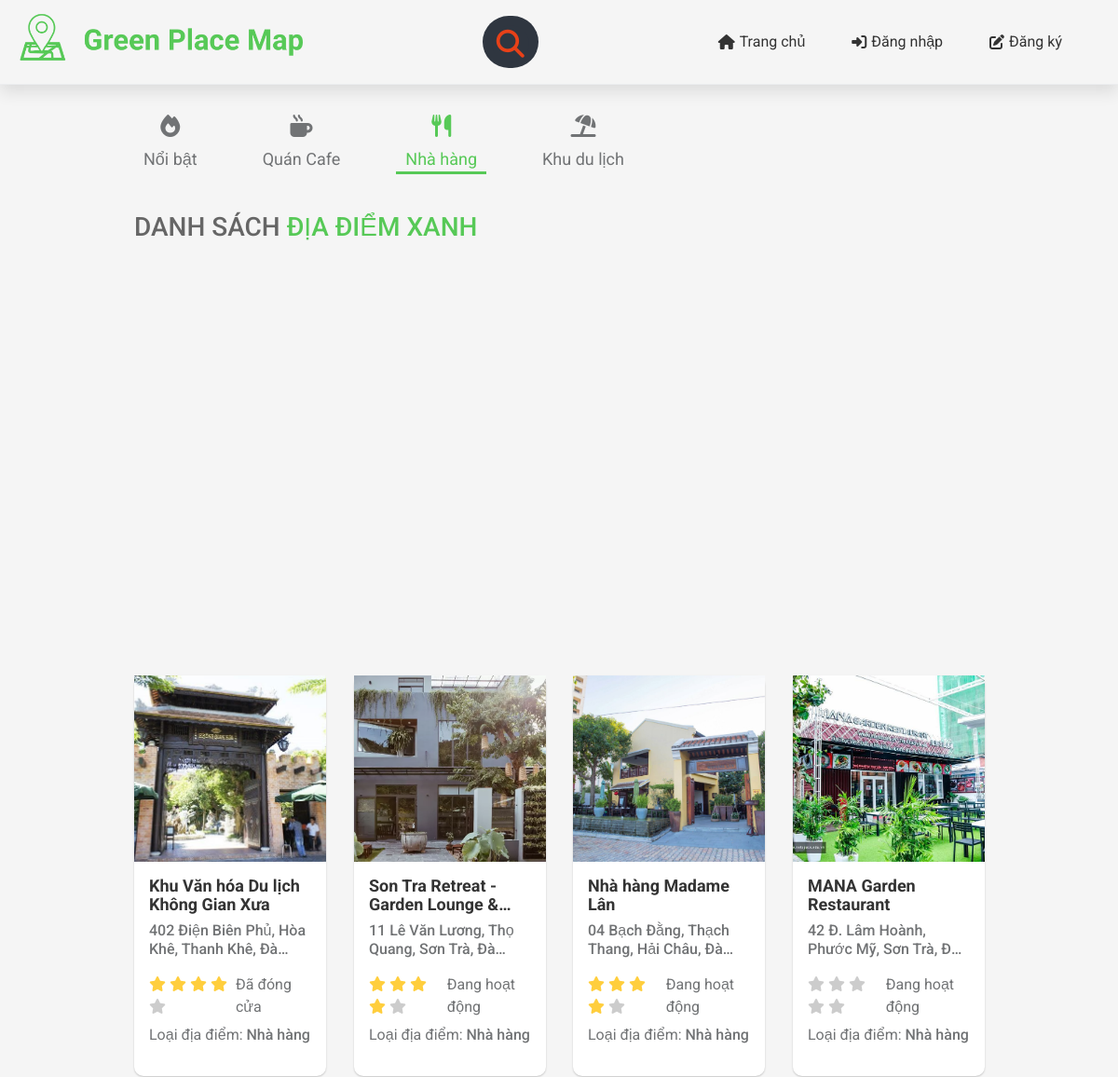
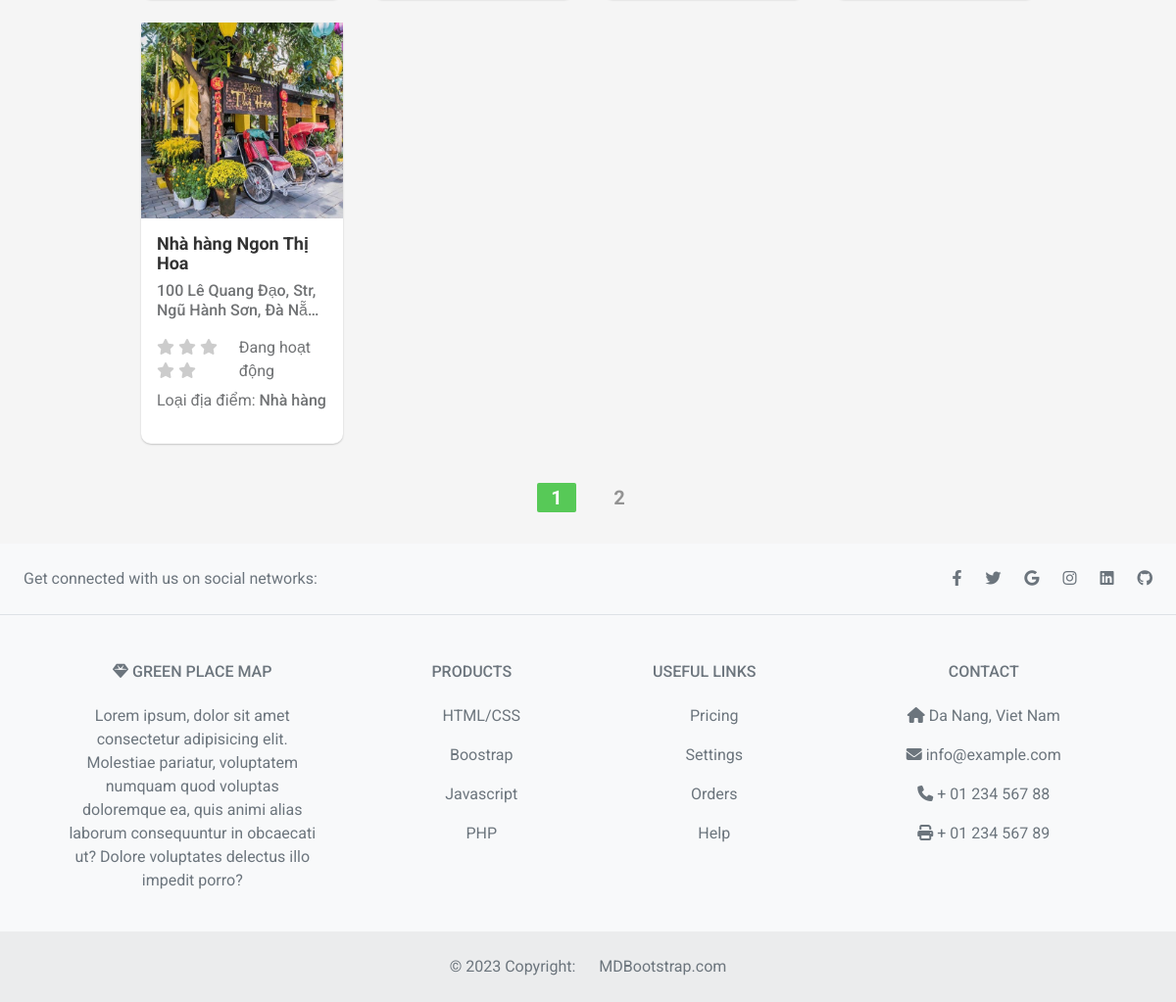
Page /index.php?action=diadiemxanh&query=restaurant on the committed database (2 pictures, top to bottom).
### tables this page shows
CREATE TABLE `places` (
  `id_place` int(11) NOT NULL,
  `placeName` varchar(255) NOT NULL,
  `lat` varchar(20) NOT NULL,
  `lng` varchar(20) NOT NULL,
  `address` varchar(1000) NOT NULL,
  `image` varchar(50) NOT NULL,
  `description` varchar(1000) NOT NULL,
  `status` int(11) NOT NULL,
  `star` float NOT NULL,
  `id_place_type` int(11) NOT NULL,
  `id_user` int(11) NOT NULL
);

CREATE TABLE `place_types` (
  `id_place_type` int(11) NOT NULL,
  `type` varchar(255) NOT NULL
);

### pages/main/places-restaurant.php (the view, shortened to what this page needs)
<?php
if (isset($_GET['trang'])) {
    $page = $_GET['trang'];
} else {
    $page = 1;
}
if ($page == '' || $page == 1) {
    $begin = 0;
} else {
    $begin = ($page * 20) - 20;
}
$sql_places = "SELECT * FROM places,place_types WHERE places.id_place_type=place_types.id_place_type AND places.id_place_type=2 ORDER BY places.star DESC LIMIT $begin,20";
$query_places = mysqli_query($mysqli, $sql_places);
?>
<section>
    <div class="category">
        <ul class="category-list">
            <li class="category-item">
                <a href="index.php?action=diadiemxanh&query=outstanding" class="category-link">
                    <i class="fa-solid fa-fire"></i>
                    <span>Nổi bật</span>
                </a>
            </li>
            <li class="category-item">
                <a href="index.php?action=diadiemxanh&query=coffee" class="category-link">
                    <i class="fa-solid fa-mug-hot"></i>
                    <span>Quán Cafe</span>
                </a>
            </li>
            <li class="category-item">
                <a href="index.php?action=diadiemxanh&query=restaurant" class="category-link active">
                    <i class="fa-solid fa-utensils"></i>
                    <span>Nhà hàng</span>
                </a>
            </li>
            <li class="category-item">
                <a href="index.php?action=diadiemxanh&query=travel" class="category-link">
                    <i class="fa-solid fa-umbrella-beach"></i>
                    <span>Khu du lịch</span>
                </a>
            </li>
        </ul>
    </div>
    <h3 class="heading">Danh sách <span>địa điểm xanh</span></h3>
    <div class="map" style="width:100%; height:400px; margin-bottom:32px;">
        <div id="map" style="width:100%; height:100%;"></div>
    </div>
    <div class="row">
        <?php
        while ($row = mysqli_fetch_array($query_places)) {
        ?>
            <div class="col-3">
                <a href="index.php?action=diadiemxanh&query=chitiet&id=<?php echo $row['id_place'] ?>" class="place">
                    <img src="./supplier/uploads/<?php echo $row['image'] ?>" alt="" class="place-img">
                    <div class="place-info">
                        <h4 class="place-name"><?php echo $row['placeName'] ?></h4>
                        <p class="place-address"><?php echo $row['address'] ?></p>
                        <div class="place-action">
                            <div class="place-rating">
                                <?php
                                $stars = 1;
                                while ($stars <= 5) {
                                    if ($row['star'] < $stars) {
                                ?>
                                        <i class="fa-solid fa-star" style="color: #99999980;"></i>
                                    <?php
                                    } else {
                                    ?>
                                        <i class="fa-solid fa-star" style="color: #ffce3d;"></i>
                                <?php
                                    }
                                    $stars++;
                                }
                                ?>
                            </div>
                            <span class="place-status">
                                <?php if ($row['status'] == 0) { ?>
                                    Đang hoạt động
                                <?php } else {
                                    ($row['status'] == 1) ?>
                                    Đã đóng cửa
                                <?php } ?>
                            </span>
                        </div>
                        <p class="place-type">Loại địa điểm: <span><?php echo $row['type'] ?></span></p>
                    </div>
                </a>
            </div>
        <?php
        }
        ?>
    </div>
    <?php
    $sql_trang = mysqli_query($mysqli, "SELECT * FROM places");
    $row_count = mysqli_num_rows($sql_trang);
    $trang = ceil($row_count / 20);
    ?>
    <ul class="pagination">
        <?php
        for ($i = 1; $i <= $trang; $i++) {
        ?>
            <li class="pagination-item">
                <a <?php if ($i == $page) {
                        echo 'style="color: #fff; background-color: rgb(87, 201, 87)"';
                    } else {
                        echo '';
                    }  ?> href="index.php?action=diadiemxanh&query=outstanding&trang=<?php echo $i ?>" class="pagination-item-link"><?php echo $i ?>
                </a>
            </li>
        <?php
        }
        ?>
    </ul>
</section>

### css/style.css (style rules this page uses)
* { margin: 0; padding: 0; box-sizing: border-box; font-family: 'Roboto', sans-serif }
html, body { width: 100%; height: 100%; }
body { background-color: #f5f5f5 !important; }
:root { --primary-color: rgb(87, 201, 87); }
ul, label { margin-bottom: 0 !important; }
.map { width: 100%; height: calc(100% - 90.8px); display: flex; }
#map { width: 75%; height: 100%; }
.place { display: block; margin-top: 24px; text-decoration: none; border-radius: 10px; background-color: #fff; box-shadow: 0 1px 2px 0 rgb(0, 0, 0, 0.2); transition: transform linear 0.1s; will-change: transform; }
.place-img { width: 100%; height: 200px; object-fit: cover; }
.place-info { padding: 16px; }
.place-name, .place-address { line-height: 20px; overflow: hidden; display: -webkit-box; -webkit-box-orient: vertical; -webkit-line-clamp: 2; }
.place-name { font-size: 18px; font-weight: 700; color: #333; height: 40px; }
.place-address { font-size: 16px; font-weight: 500; color: #717375; margin-top: 6px; }
.place-action { display: flex; justify-content: space-between; align-items: center; }
.place-status { font-size: 16px; color: #717375; }
.place-rating { color: #ffce3d; }
.place-type { font-size: 16px; color: #717375; margin-top: 6px; }
.place-type span { font-weight: 500; }
section { padding: 2rem 12%; }
.heading { text-transform: uppercase; color: #666; }
.heading span { color: var(--primary-color); }
.category { margin-bottom: 40px; text-align: center; }
.category-list { list-style: none; display: flex; }
.category-item { margin-right: 50px; }
.category-link { display: flex; align-items: center; flex-direction: column; text-decoration: none; color: #717375; padding: 0 10px; }
.category-link i { font-size: 24px; }
.category-link span { font-size: 18px; margin-top: 10px; }
.category-link.active { color: var(--primary-color); border-bottom: 3px solid var(--primary-color); }
.pagination { display: flex; align-items: center; justify-content: center; list-style: none; padding-top: 40px; }
.pagination-item { margin: 0 12px; }
.pagination-item-link { display: block; font-size: 20px; font-weight: 700; color: #939393; text-decoration: none; min-width: 40px; height: 30px; line-height: 30px; text-align: center; border-radius: 2px; }
img { width: 100%; height: 100%; object-fit: cover; object-position: center; }

### rows in the picture
places: image (picture), placeName "Khu Văn hóa Du lịch Không Gian Xưa", address "402 Điện Biên Phủ, Hòa Khê, Thanh Khê,…", star 4 (drawn), status "Đã đóng cửa", id_place_type.type "Nhà hàng"
places: image (picture), placeName "Son Tra Retreat - Garden Lounge…", address "11 Lê Văn Lương, Thọ Quang, Sơn Trà,…", star 4 (drawn), status "Đang hoạt động", id_place_type.type "Nhà hàng"
places: image (picture), placeName "Nhà hàng Madame Lân", address "04 Bạch Đằng, Thạch Thang, Hải Châu,…", star 4 (drawn), status "Đang hoạt động", id_place_type.type "Nhà hàng"
places: image (picture), placeName "MANA Garden Restaurant", address "42 Đ. Lâm Hoành, Phước Mỹ, Sơn Trà,…", star 0 (drawn), status "Đang hoạt động", id_place_type.type "Nhà hàng"
places: image (picture), placeName "Nhà hàng Ngon Thị Hoa", address "100 Lê Quang Đạo, Str, Ngũ Hành Sơn, Đà…", star 0 (drawn), status "Đang hoạt động", id_place_type.type "Nhà hàng"
